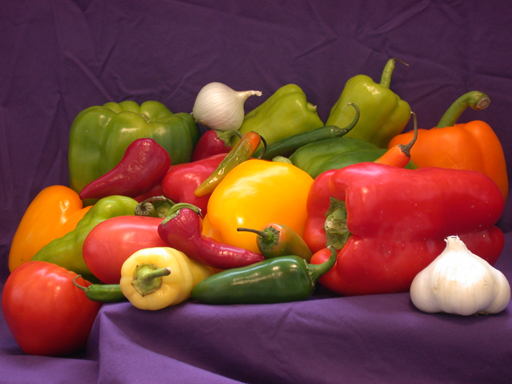
%> input picture Pics/peppers.png, 512 x 384 px
$ octave EdgeImgRecTest.m   (GNU Octave 9; MATLAB toolbox functions it lacks are replaced by stand-ins)
%> lines starting %> are read from the running program, lines starting %| are printed output that depends on the picture; in (x1, y1, x2, y2) boxes, pixels count from 0 and x2, y2 are one past the last pixel; in counts of white or black regions, pixels touching at a corner belong together; the program's own positions count from 1
### lib/genGreyImg.m
function greyImg = genGreyImg(filename)
    img = imread(filename);
    greyImg = repmat(round(0.3 * img(:, :, 1) + 0.59 * img(:, :, 2) + 0.11 * img(:, :, 3)), [1, 1, 3]);

end

### lib/genUnif.m
function mask = genUnif(img, percent)
    percent = 0.01 * percent;
    imgsz = size(img);
    numPixel = imgsz(1) * imgsz(2);
    numSelectedPix = round(numPixel * percent);
    if numSelectedPix < 1
        errordlg('Sample number less than 1 pixel.')
    end

    interval = round(numPixel / numSelectedPix);
    i = 1;
    mask = zeros(imgsz(1), imgsz(2));
    while i <= imgsz(1)*imgsz(2)
        mask(i) = 1;
        i = i + interval;
    end

end

### lib/combineMaskedImg.m
function combined = combineMaskedImg(img, greyImg, mask)

    % Assuming in mask, 1s have original colour and are greyscaled otherwise
    combined = greyImg;
    idx = find(mask);
    for i = 1:3
        slice = combined(:, :, i);
        imgSlice = img(:, :, i);
        slice(idx) = imgSlice(idx);
        combined(:, :, i) = slice;
    end

end

### EdgeDetection/removeSmallClusters.m
function L_clean = removeSmallClusters(L, minSize)
    L_clean = L;
    clusters = unique(L_clean);
    for clab = clusters'
        bw = (L_clean == clab);
        cc = bwconncomp(bw);
        for iComp = 1 : cc.NumObjects
            compPixels = cc.PixelIdxList{iComp};
            if numel(compPixels) < minSize
                L_clean = reassignSmallRegion(L_clean, compPixels);
            end
        end
    end
end

### EdgeDetection/edgeImgRecBuildin.m
function img = edgeImgRecBuildin(comb, greyImg, mask, L, sigma1, sigma2, sigma3, p, delta, roundScheme)
    sz = size(mask);
    KD = genKD(mask, greyImg, sigma1, sigma2, p, "Gaussian");
    % KD = genEdgeKD(mask, greyImg, L, sigma1, sigma2, sigma3, p);

    K = genEdgeKOmega(mask, greyImg, L, sigma1, sigma2, sigma3, p);

    Ksz = size(K);

    fr = genfs(comb, mask, 1);
    fg = genfs(comb, mask, 2);
    fb = genfs(comb, mask, 3);

    ar = genAs(KD, delta, fr);
    ag = genAs(KD, delta, fg);
    ab = genAs(KD, delta, fb);

    rlayer = zeros(sz);
    glayer = zeros(sz);
    blayer = zeros(sz);

    WaitMessage = parfor_wait(Ksz(3), 'Waitbar', true);

    parfor i = 1:Ksz(3)
        WaitMessage.Send;
        rlayer(:, i) =  K(:, :, i) * ar;
        glayer(:, i) =  K(:, :, i) * ag;
        blayer(:, i) =  K(:, :, i) * ab;
    end

    switch roundScheme
        case "Rescale"
            rlayer = recaleRound(rlayer, [0, 255, min(rlayer, [], "all"), max(rlayer, [], "all")]);
            glayer = recaleRound(glayer, [0, 255, min(glayer, [], "all"), max(glayer, [], "all")]);
            blayer = recaleRound(blayer, [0, 255, min(blayer, [], "all"), max(blayer, [], "all")]);
        case "MinMax"
            rlayer = minmaxRound(rlayer, [0, 255, min(rlayer, [], "all"), max(rlayer, [], "all")]);
            glayer = minmaxRound(glayer, [0, 255, min(glayer, [], "all"), max(glayer, [], "all")]);
            blayer = minmaxRound(blayer, [0, 255, min(blayer, [], "all"), max(blayer, [], "all")]);
        otherwise
            error("ERROR IN ROUND SCHEME!")
    end

    img(:, :, 1) = uint8(rlayer);
    img(:, :, 2) = uint8(glayer);
    img(:, :, 3) = uint8(blayer);

    WaitMessage.Destroy

end

### ImgRecoveryAlg/genKD.m
function KD = genKD(mask, greyImg, sigma1, sigma2, p, KernelFcn)
    Dset = find(mask);
    [Dsetr, Dsetc] = ind2sub(size(mask), Dset);

    tempGreyImg = greyImg(:, :, 1);
    DgreyImg = tempGreyImg(Dset);

    % [r, c] = find(tril(true(sz)));

    KD = reKernal([Dsetr, Dsetc], [Dsetr, Dsetc], DgreyImg, DgreyImg, sigma1, sigma2, p, KernelFcn);

end

### KernelFcns/reKernal.m
function K = reKernal(x, y, gamma_x, gamma_y, sigma1, sigma2, p, KernelFcn)
    % x and y are coords of pixels, vector like
    % gamma_x and gamma_y are greyscaled value of x and y
    % sigma1, sigma2 and p are parameters
    % KernelFcn is the name of kernel function used
    gamma_x = double(gamma_x);
    gamma_y = double(gamma_y);

    % Squared Euclidean distance matrix (N×M)
    distMat = pdist2(y, x);

    % Compute grayscale differences (N×M)
    gammaDiff = abs(gamma_x' - gamma_y);

    switch KernelFcn
        case "Gaussian"
            K = gaussianKernel(distMat ./ sigma1) ...
                .* gaussianKernel(gammaDiff .^ p ./ sigma2);

        case "CSRBF"
            K = CSRBF(distMat ./ sigma1) ...
                .* CSRBF(gammaDiff .^ p ./ sigma2);

        otherwise
            error("Kernel Function Name Error.")
    end

end

### EdgeDetection/genEdgeKOmega.m
function K = genEdgeKOmega(mask, greyImg, L, sigma1, sigma2, sigma3, p)
    sz = size(mask);
    rOmega = sz(1);
    cOmega = sz(2);

    Dset = find(mask);
    [Dsetr, Dsetc] = ind2sub(sz, Dset);
    DLoc = [Dsetr, Dsetc];

    nTotal = length(Dset);
    K = zeros(rOmega, nTotal, cOmega);

    tempGreyImg = greyImg(:, :, 1);
    DgreyImg = tempGreyImg(Dset);

    WaitMessage = parfor_wait(cOmega, 'Waitbar', true);


        parfor i = 1:cOmega
            WaitMessage.Send;
            xLoc = [(1:rOmega)', i*ones(rOmega, 1)];

            K(:, :, i) = edgeReKernel(xLoc, DLoc, tempGreyImg(:, i), DgreyImg, L, sigma1, sigma2, sigma3, p)';
            % K(:, :, i) = myClusterAwareKernel(xLoc, DLoc, tempGreyImg(:, i), DgreyImg, L, sigma1, sigma2, sigma3, p)';

        end


    WaitMessage.Destroy

end

### KernelFcns/gaussianKernel.m
function k = gaussianKernel(r)
    % This function gives a Gaussian Kernel.
    % Note that r >= 0.
    k = exp(-r.^2);
end

### EdgeDetection/EdgeImgRecTest.m
addpath('..\lib')
addpath('..\KernelFcns\')
addpath('..\ImgRecoveryAlg\')

clear all
clc
close all

sigma1 = 50;
sigma2 = 100;
sigma3 = 0.00003;
p = 1/2;
delta = 2e-4;
roundScheme = "MinMax";

filename = 'D:\MyDesktop\MMSC Materials\Case Study _ SC\Project_Image_Colourisation\ImageColourisationApp\Pics\peppers.png';

orImg = imread(filename); % orImg = orImg(100:200, 100:200, :);
%> orImg is the input picture: size 384x512x3 uint8; mean R, G, B 120.8, 66.4, 57.6
greyImg = genGreyImg(filename); % greyImg = greyImg(100:200, 100:200, :);
mask = genUnif(orImg, 0.2);
%> after the loop in genUnif, `while i <= imgsz(1)*imgsz(2)`:
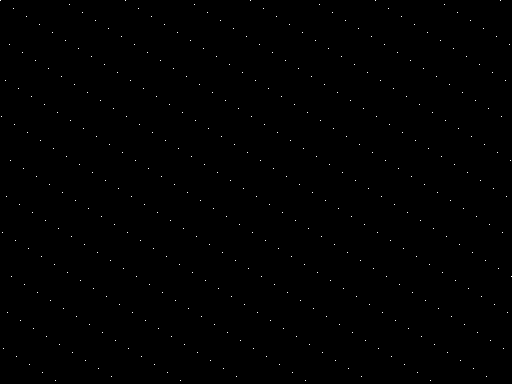
%> mask: size 384x512 double; values 0 (black) and 1 (white), 0.2% white in thin lines or dots
comb = combineMaskedImg(orImg, greyImg, mask);
%> in combineMaskedImg, `idx = find(mask);`: idx = 394 values from 1 to 196501
%> after the loop in combineMaskedImg, `for i = 1:3`:
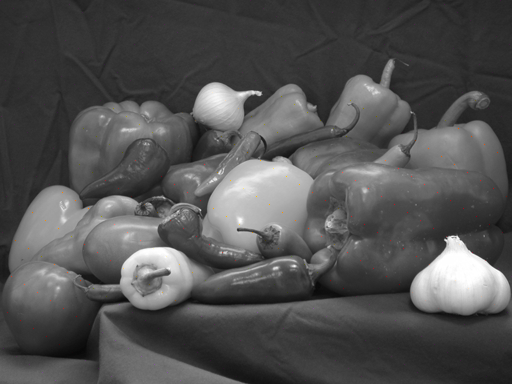
%> combined: size 384x512x3 uint8; mean R, G, B 81.9, 81.8, 81.8

[L, C] = imsegkmeans(greyImg, 3);
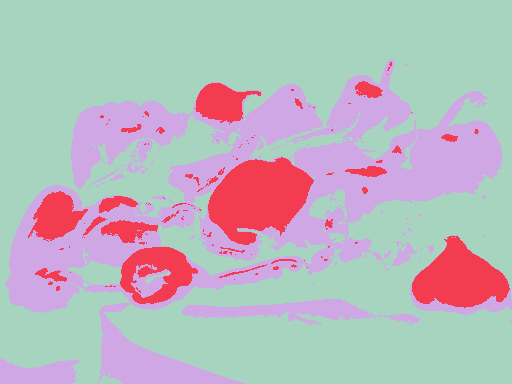
%> L: size 384x512 uint8; 3 distinct labels, from 1 to 3; one colour per label, 0 black
%> C = [52 52 52; 190 190 190; 111 111 111]
% L = mjorityFilter(L, 5);
L = removeSmallClusters(L, 20);
%> in removeSmallClusters, `clusters = unique(L_clean);`: clusters = [1; 2; 3]
%> the loop in removeSmallClusters, `for clab = clusters'` made 3 passes
%> cc on passes 1 to 3: 62 connected components, 104 connected components, 157 connected components
%> pass 1, in removeSmallClusters, `bw = (L_clean == clab);`:
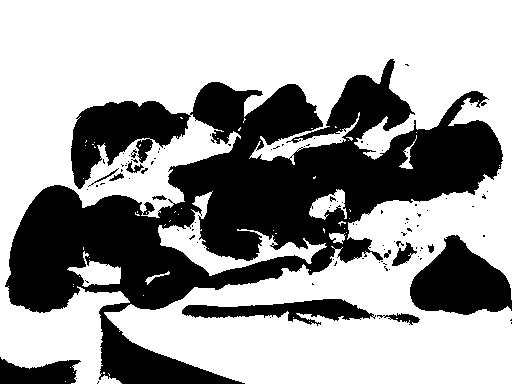
%> bw: size 384x512 logical; 62.8% white; 102 black regions (87 under 20 px), largest, box (x1, y1, x2, y2) and area: (5, 59, 503, 384) 62722, (410, 235, 512, 315) 5231, (182, 299, 376, 326) 2460
%> after the loop in removeSmallClusters, `for clab = clusters'`:
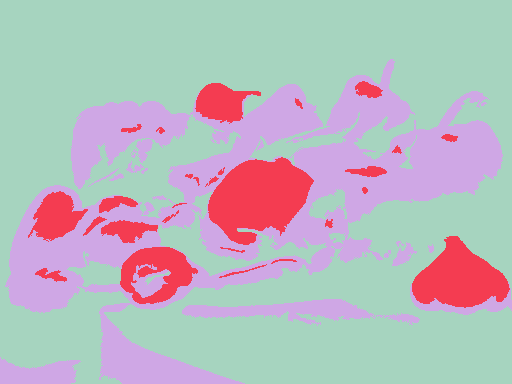
%> L_clean: size 384x512 uint8; 3 distinct labels, from 1 to 3; one colour per label, 0 black
B = labeloverlay(greyImg, L);
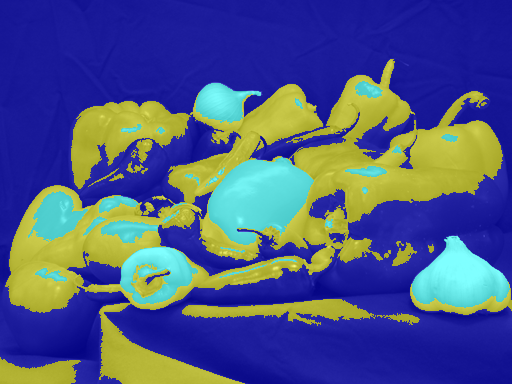
%> B: size 384x512x3 uint8; mean R, G, B 76.1, 88.3, 133.7
imshow(B)

revImgedge = edgeImgRecBuildin(comb, greyImg, mask, L, sigma1, sigma2, sigma3, p, delta, roundScheme);
%> in genKD, `Dset = find(mask);`: Dset = 394 values from 1 to 196501
%> in genKD, `[Dsetr, Dsetc] = ind2sub(size(mask), Dset);`: Dsetr = 394 values, max 381 at index 44, min 1 at index 1, mean 190.7; Dsetc = 394 values from 1 to 512
%> in genKD, `DgreyImg = tempGreyImg(Dset);`: DgreyImg = 394 values, max 249 at index 119, min 11 at index 57, mean 81.12
%> in reKernal, `gamma_x = double(gamma_x);`: gamma_x has the same summary as DgreyImg in genKD
%> in reKernal, `gamma_y = double(gamma_y);`: gamma_y has the same summary as DgreyImg in genKD
%> in genKD, `KD = reKernal([Dsetr, Dsetc], [Dsetr, Dsetc], DgreyImg, DgreyImg, sigm..`:
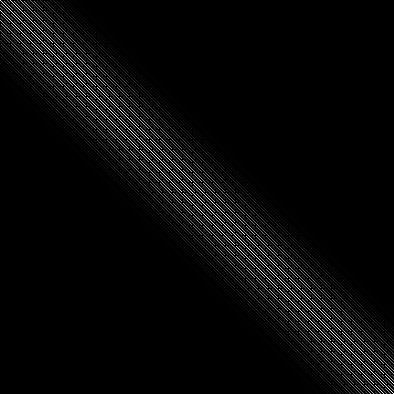
%> KD: size 394x394 double; min 2.56e-66, max 1, mean 0.0348
%> in genEdgeKOmega, `DLoc = [Dsetr, Dsetc];`: DLoc = 394 rows, first 12: [1 1; 117 2; 233 3; 349 4; 81 6; 197 7; 313 8; 45 10; 161 11; 277 12; 9 14; 125 15]
%> in genEdgeKOmega, `nTotal = length(Dset);`: nTotal = 394
%> the run ends on the next line
